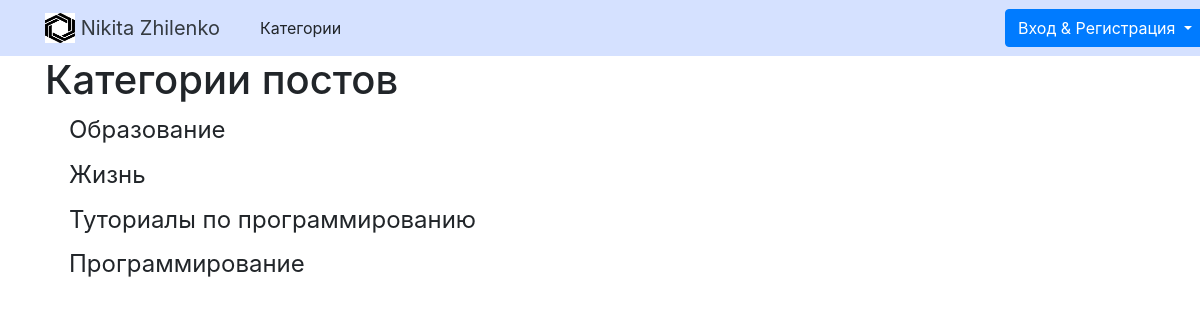
The app's page /blog/category_list/ with its own data.
### blog/models.py (models this page shows, shortened)
class Category(models.Model):
    name = models.CharField(max_length=255)
    def __str__(self):
        return self.name

### blog/views.py (the view)
# urls.py: path('blog/category_list/', category_list_view, name='category_list'),
def category_list_view(request):
    categories_menu_list = Category.objects.all()
    return render(request, 'blog/category_list.html', {'categories_menu_list': categories_menu_list})

### blog/templatetags/blog_tags.py (called while the page is built)
@register.filter
def translate_category(category):
    return CATEGORY_TRANSLATIONS.get(str(category), str(category))

### blog/templates/blog/category_list.html (shortened to what this page needs)
{% extends 'blog/base.html' %}
{% load blog_tags %}
{% block content %}
    <h1>Категории постов</h1>
    {% for category in categories_menu_list %}
        <h4>
            <a class="dropdown-item" href="{% url 'blog:category' category|slugify %}">{{ category|translate_category }}</a>
        </h4>
    {% endfor %}
{% endblock %}

### records on screen
Category: name "Образование"
Category: name "Жизнь"
Category: name "Туториалы по программированию"
Category: name "Программирование"
